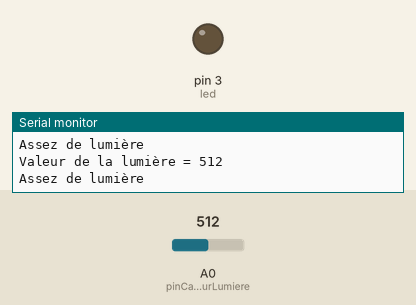
A sketch run on a simulated Arduino Uno, built with avr-gcc and run on an emulated ATmega328P. Parts: output pins drawn as LEDs (lit = HIGH), the last lines printed to the serial monitor. The inputs (shaded band) are chosen by the test bench; at power-on: A0 (pinCapteurLumiere) = 512.

Above: at 1.2 s.
1.3 s: A0 (pinCapteurLumiere) set to 490
At 2.2 s:
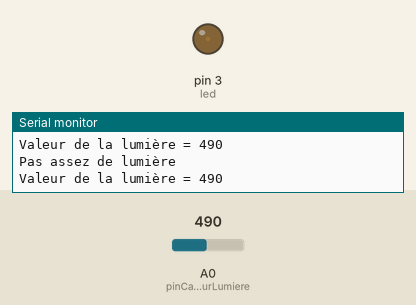
2.8 s: A0 (pinCapteurLumiere) set to 306
At 3.4 s:
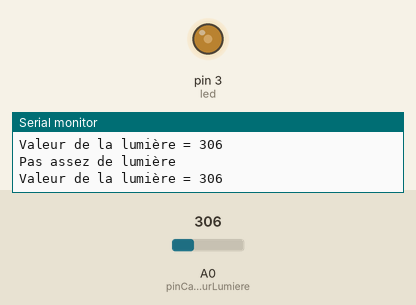
4.3 s: A0 (pinCapteurLumiere) set to 122
At 5.0 s:
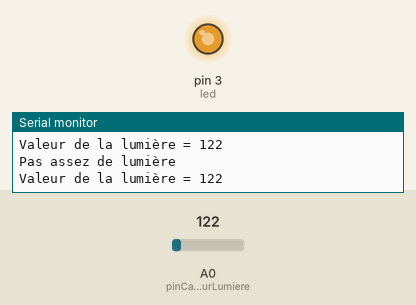
Timing chart, 0 to 7.3 s (numbered marks = the images above; inputs shaded):
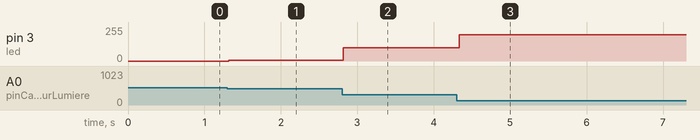

The sketch:

PoissonAby_Arduino.ino
```cpp
// (licence header left out)
/********** Constantes **********/
// Les constantes sont comme des bouts de papier sur lesquels on écrit un mot ou un chiffre au feutre pour le retenir
// Le feutre ne peut-être effacé, la constante ne peut être modifiée.

const int led = 3;                // La constante "led" sera utilisée dans le code pour parler du pin où est branchée la led
const int seuil = 500;            // La constante "seuil" sera utilisée dans le code pour définir si le poisson doit ou non allumer sa lanterne
                                  // N'hésite pas à changer cette valeur en fonction de la lumière dans la pièce !
const int pinCapteurLumiere = 0;  // La constante "pinCapteurLumiere" sera utilisée dans le code pour parler du pin où est branché la le capteur lumière
                                  // Attention, on branche la photorésistance sur A0 et non 0 !!


/********** Variables **********/
// Les variables sont comme des bouts de papier sur lesquels on écrit au crayon à papier.
// On peut remplacer le contenu de la variable en gommant et en écrivant la nouvelle valeur au crayon à papier
int valeurCapteurLumiere = 0;


/********** Fonctions **********/

// La fonction setup est la toute première exécutée par la carte Arduino.
void setup(void) {
  Serial.begin(9600);     // Utile pour trouver les bugs, Serial permet d'écrire dans le moniteur Série.
                          // Ici, on écrira sur le canal 9600.
  pinMode(led,OUTPUT);    //Avec cette ligne, on précise que la led est branché en sortie (pour envoyer des données)
}

//La fonction loop est appelée en boucle par la carte Arduino
void loop(void) {
  valeurCapteurLumiere = analogRead(pinCapteurLumiere);   // À l'aide du capteur, on mesure la quantité de lumière autour du poisson et on la garde dans la variable "valeurCapteurLumiere"

  //Début du retour sur le moniteur série
  Serial.print("Valeur de la lumière = ");
  Serial.println(valeurCapteurLumiere);
  //Fin du retour sur le moniteur série


  if (valeurCapteurLumiere < seuil) {         // Est-ce qu'il fait trop sombre pour le poisson ?
    // OUI il n'y a pas assez de lumière !
    Serial.println("Pas assez de lumière");

    analogWrite(led,map(valeurCapteurLumiere, 10, seuil, 255, 0));    // Grâce à cette ligne, le poisson fait varier sa lanterne en fonction de la luminosité autour de lui.

  } else{
    // NON il y a assez de lumière !
    Serial.println("Assez de lumière");
    analogWrite(led,0);                                                // Le poisson éteind sa lumière
  }

  delay(50);
}
```

Measured:
- after the input at 1.3 s, pin 3 (led): 0/255 → 6/255 at once
- after the input at 2.8 s, pin 3 (led): 6/255 → 101/255 at once
- after the input at 4.3 s, pin 3 (led): 101/255 → 197/255 at once
